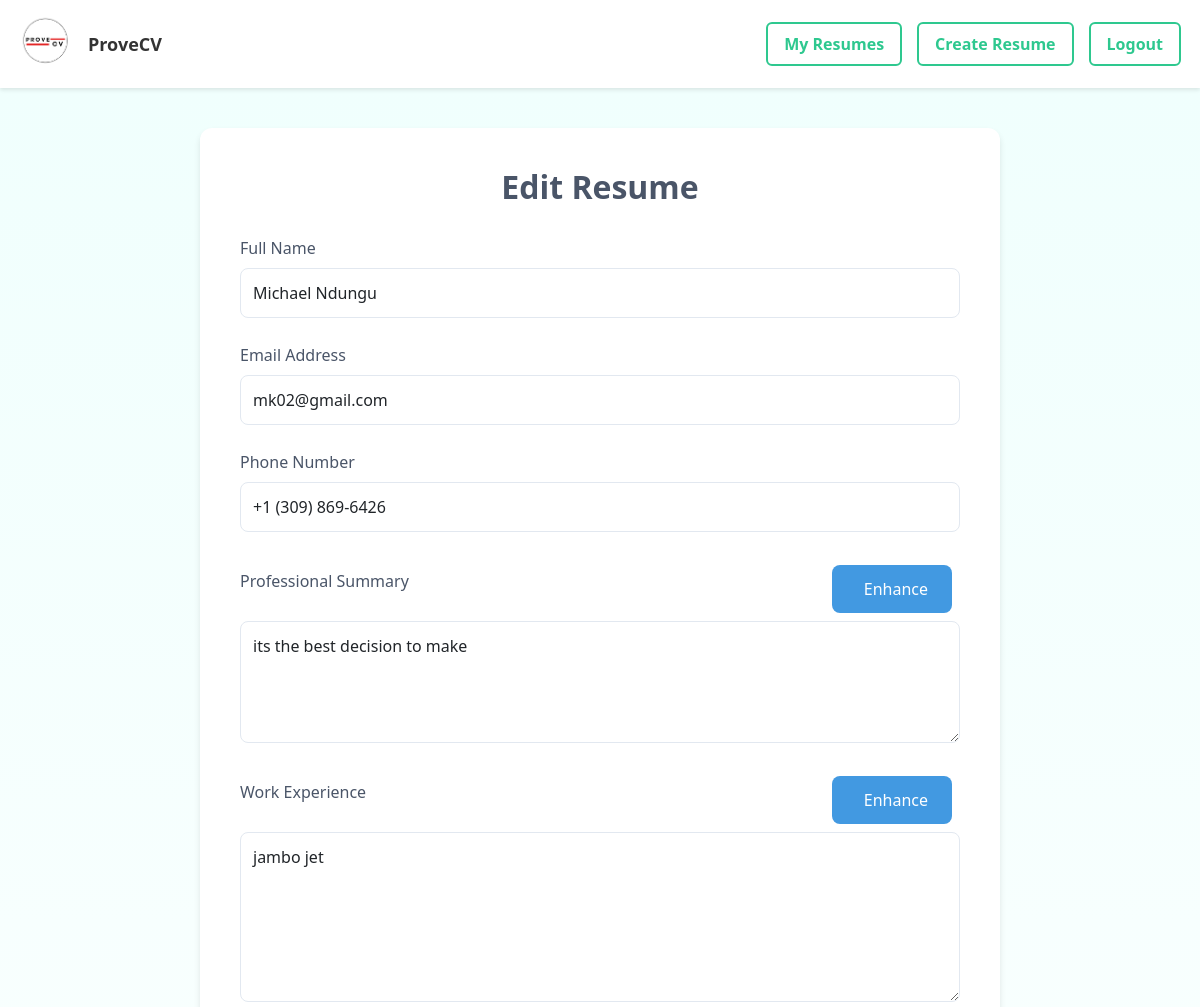
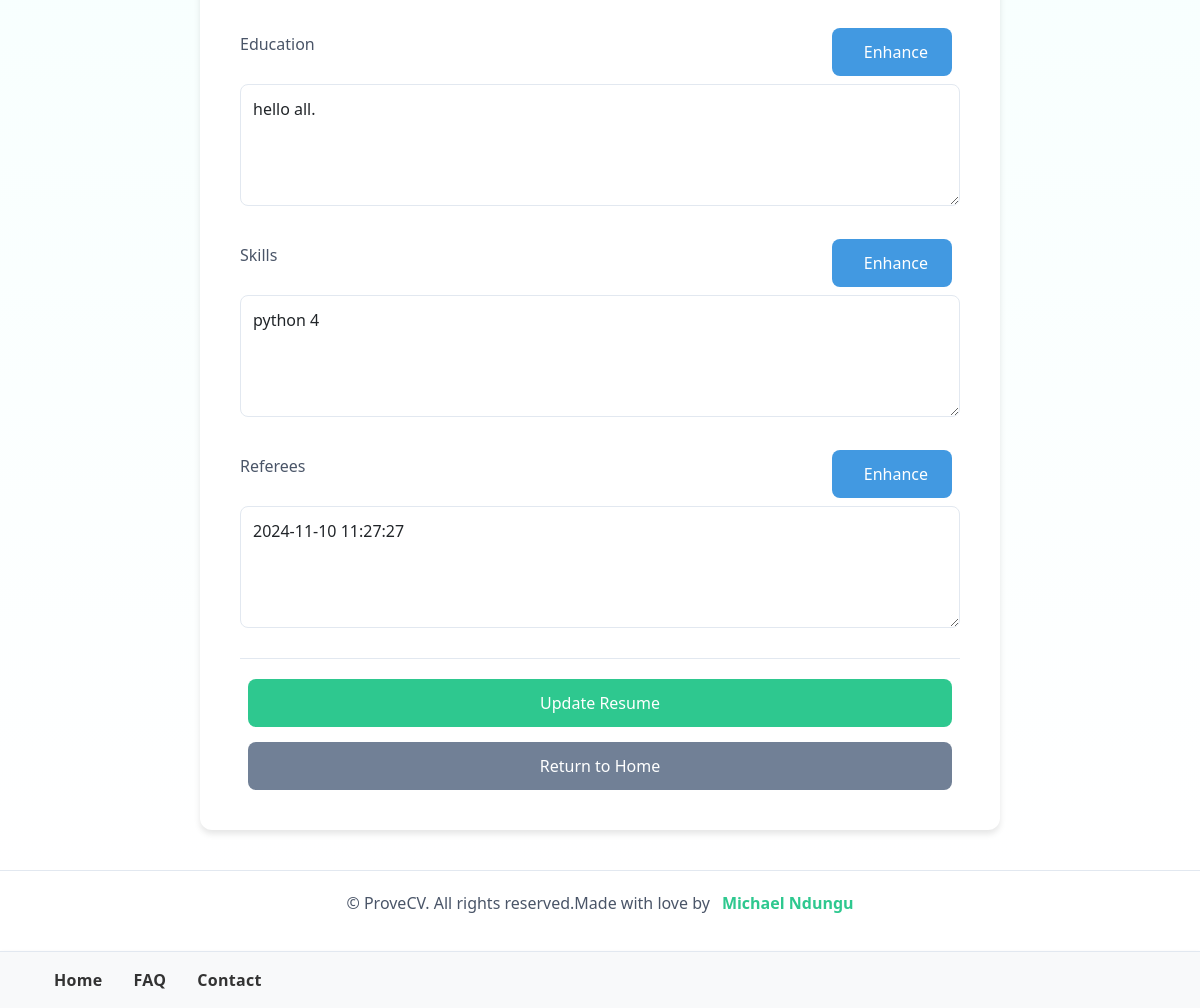
Screenshot of /edit/13 (signed in) with the database file from the repository (2 pictures, top to bottom).
### tables this page shows
CREATE TABLE resumes (
            id INTEGER PRIMARY KEY AUTOINCREMENT,
            name TEXT NOT NULL,
            email TEXT NOT NULL,
            phone TEXT,
            summary TEXT,
            experience TEXT,
            education TEXT,
            skills TEXT,
            created_at TIMESTAMP DEFAULT CURRENT_TIMESTAMP,
            user_id INTEGER, referees TEXT,
            FOREIGN KEY (user_id) REFERENCES users (id)
        );

### prove/app.py (the view, shortened to what this page needs)
@app.route('/edit/<int:id>', methods=['GET', 'POST'])
@login_required
def edit_resume(id):
    conn = sqlite3.connect('resumes.db')
    c = conn.cursor()
    c.execute('SELECT * FROM resumes WHERE id = ?', (id,))
    resume = c.fetchone()
    conn.close()
    if resume:
        return render_template('edit.html', resume=resume)
    return 'Resume not found', 404

### prove/app.py (called while the page is built)
@login_manager.user_loader
def load_user(user_id):
    conn = sqlite3.connect('resumes.db')
    c = conn.cursor()
    c.execute('SELECT * FROM users WHERE id = ?', (user_id,))
    user = c.fetchone()
    conn.close()
    if user:
        return User(id=user[0], username=user[1], email=user[2], password_hash=user[3])
    return None

### prove/templates/edit.html (shortened to what this page needs)
{% extends "base.html" %}
{% block content %}
<div class="edit-container">
    <div class="form-container">
        <div class="page-header">
            <h1>Edit Resume</h1>
        </div>
        <form method="POST">
            <div class="form-group">
                <label for="name">Full Name</label>
                <input type="text" id="name" name="name" class="form-control" value="{{ resume[1] }}" required>
            </div>
            <div class="form-group">
                <label for="email">Email Address</label>
                <input type="email" id="email" name="email" class="form-control" value="{{ resume[2] }}" required>
            </div>
            <div class="form-group">
                <label for="phone">Phone Number</label>
                <input type="tel" id="phone" name="phone" class="form-control" value="{{ resume[3] }}">
            </div>
            <div class="form-group">
                <div class="section-header">
                    <label for="summary">Professional Summary</label>
                    <button type="button" onclick="enhanceText('summary')" class="btn enhance-btn">
                         Enhance
                    </button>
                </div>
                <textarea id="summary" name="summary" class="form-control" rows="4">{{ resume[4] }}</textarea>
            </div>
            <div class="form-group">
                <div class="section-header">
                    <label for="experience">Work Experience</label>
                    <button type="button" onclick="enhanceText('experience')" class="btn enhance-btn">
                         Enhance
                    </button>
                </div>
                <textarea id="experience" name="experience" class="form-control" rows="6">{{ resume[5] }}</textarea>
            </div>
            <div class="form-group">
                <div class="section-header">
                    <label for="education">Education</label>
                    <button type="button" onclick="enhanceText('education')" class="btn enhance-btn">
                         Enhance
                    </button>
                </div>
                <textarea id="education" name="education" class="form-control" rows="4">{{ resume[6] }}</textarea>
            </div>
            <div class="form-group">
                <div class="section-header">
                    <label for="skills">Skills</label>
                    <button type="button" onclick="enhanceText('skills')" class="btn enhance-btn">
                         Enhance
                    </button>
                </div>
                <textarea id="skills" name="skills" class="form-control" rows="4">{{ resume[7] }}</textarea>
            </div>
            <div class="form-group">
                <div class="section-header">
                    <label for="referees">Referees</label>
                    <button type="button" onclick="enhanceText('referees')" class="btn enhance-btn">
                         Enhance
                    </button>
                </div>
                <textarea id="referees" name="referees" class="form-control" rows="4"
                    placeholder="Referee Name&#10;Position & Organization&#10;Email&#10;Phone Number">{{ resume[8] }}</textarea>
            </div>
            <div class="action-buttons">
                <button type="submit" class="btn btn-primary">Update Resume</button>
                <a href="{{ url_for('index') }}" class="btn btn-secondary">Return to Home</a>
            </div>
        </form>
    </div>
</div>
{% endblock %}

### prove/static/style.css (style rules this page uses)
.form-group { margin-bottom: 1rem; }
.btn { width: 100%; margin-top: 1rem; }
.btn { display: inline-block; padding: 0.8rem 1.5rem; margin: 0 0.5rem; border-radius: 5px; text-decoration: none; font-weight: bold; transition: all 0.3s ease; }
.btn-primary { background-color: #00ff91cc; color: white; }
.btn-secondary { background-color: #7ae25a; color: white; }
.action-buttons { margin-top: 2rem; display: flex; gap: 1rem; justify-content: center; flex-wrap: wrap; }
.action-buttons .btn { min-width: 120px; text-align: center; }
.btn-secondary { background-color: #6c757d; color: white; }
.btn { padding: 0.5rem 1rem; border-radius: 4px; text-decoration: none; font-weight: 500; transition: background-color 0.3s ease; }
.btn-primary { background-color: #2e942c; color: white; }

### prove/templates/edit.html (style rules this page uses)
.edit-container { min-height: 100vh; background: linear-gradient(to bottom, #f0fffd, #ffffff); padding: 40px 20px; }
.form-container { max-width: 800px; margin: 0 auto; background: white; padding: 40px; border-radius: 12px; box-shadow: 0 4px 6px rgba(0, 0, 0, 0.1); }
.page-header { text-align: center; margin-bottom: 30px; }
.page-header h1 { font-size: 32px; color: #4a5568; font-weight: 600; }
.form-group { margin-bottom: 25px; }
.form-group label { display: block; font-size: 16px; color: #4a5568; margin-bottom: 8px; font-weight: 500; }
.form-control { width: 100%; padding: 12px; border: 1px solid #e2e8f0; border-radius: 8px; font-size: 16px; transition: all 0.2s; }
textarea.form-control { resize: vertical; min-height: 100px; }
.action-buttons { display: flex; gap: 15px; margin-top: 30px; padding-top: 20px; border-top: 1px solid #e2e8f0; }
.btn { padding: 12px 24px; border-radius: 8px; font-size: 16px; font-weight: 500; cursor: pointer; transition: all 0.2s; text-decoration: none; text-align: center; border: none; }
.btn-primary { background-color: #2EC88F; color: white; flex: 1; }
.btn-secondary { background-color: #718096; color: white; }
.enhance-btn { background-color: #4299e1; color: white; margin-top: 8px; width: auto; display: inline-flex; align-items: center; gap: 8px; }
.section-header { display: flex; justify-content: space-between; align-items: center; margin-bottom: 8px; }

### rows the page displays
resumes: name "Michael Ndungu", email "mk02@gmail.com", phone "+1 (309) 869-6426", summary "its the best decision to make", experience "jambo jet", education "hello all.", skills "python 4", referees "2024-11-10 11:27:27"
